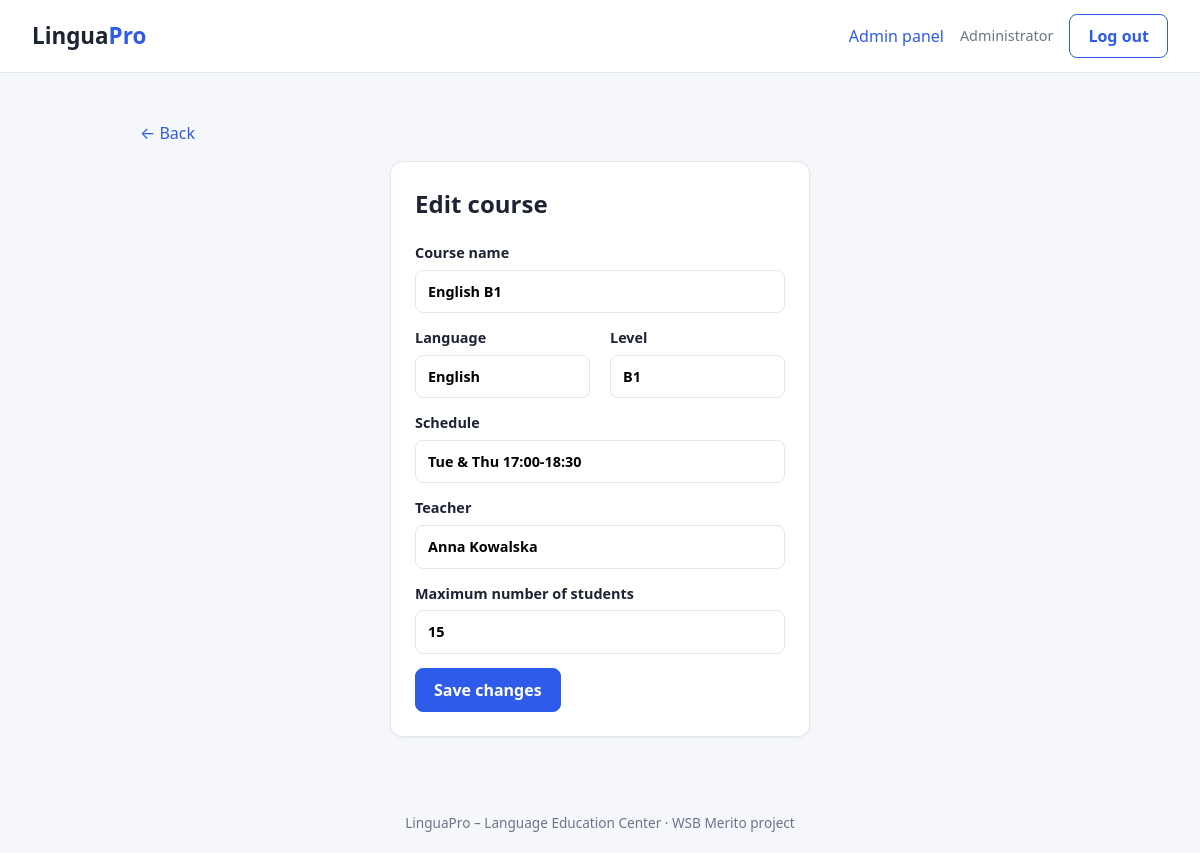
The app's page /admin/course/2/edit (signed in) with its own data.
### tables this page shows
CREATE TABLE courses (
    id           INTEGER PRIMARY KEY AUTOINCREMENT,
    name         TEXT NOT NULL,
    language     TEXT NOT NULL,
    level        TEXT NOT NULL,
    schedule     TEXT NOT NULL,
    teacher      TEXT NOT NULL,
    max_students INTEGER NOT NULL DEFAULT 20
);

### app.py (the view, shortened to what this page needs)
@app.route("/admin/course/<int:course_id>/edit", methods=["GET", "POST"])
@login_required("admin")
def admin_course_edit(course_id):
    db = get_db()
    course = get_course_or_404(db, course_id)
    return render_template("course_form.html", course=dict(course), course_id=course_id)

### app.py (called while the page is built)
def get_db():
    if "db" not in g:
        g.db = sqlite3.connect(DATABASE)
        g.db.row_factory = sqlite3.Row
        g.db.execute("PRAGMA foreign_keys = ON")
    return g.db

def get_course_or_404(db, course_id):
    course = db.execute("SELECT * FROM courses WHERE id = ?", (course_id,)).fetchone()
    if not course:
        abort(404)
    return course

@app.before_request
def csrf_protect():
    if "csrf" not in session:
        session["csrf"] = secrets.token_hex(16)
    if request.method == "POST":
        token = request.form.get("csrf", "")
        if not secrets.compare_digest(token, session["csrf"]):
            abort(400, "Invalid form token")

@app.context_processor
def inject_globals():
    return {"csrf_token": session.get("csrf", ""),
            "current_role": session.get("role"),
            "current_name": session.get("name")}

def login_required(role):
    def decorator(view):
        @wraps(view)
        def wrapped(*args, **kwargs):
            if session.get("role") != role:
                flash("Please log in to continue.", "error")
                return redirect(url_for("login"))
            return view(*args, **kwargs)
        return wrapped
    return decorator

### templates/course_form.html (shortened to what this page needs)
{% extends "base.html" %}
{% set editing = course_id is not none %}
{% block content %}
<p><a href="{{ url_for('admin_course', course_id=course_id) if editing else url_for('admin_dashboard') }}">← Back</a></p>
<section class="card narrow">
  <h2>{{ 'Edit course' if editing else 'Add course' }}</h2>
  <form method="post">
    <label>Course name
      <input name="name" required placeholder="e.g. English B1" value="{{ course.get('name', '') }}">
    </label>
    <div class="grid-2">
      <label>Language
        <input name="language" required placeholder="e.g. English" value="{{ course.get('language', '') }}">
      </label>
      <label>Level
        <input name="level" required placeholder="e.g. B1" value="{{ course.get('level', '') }}">
      </label>
    </div>
    <label>Schedule
      <input name="schedule" required placeholder="e.g. Mon & Wed 17:00-18:30" value="{{ course.get('schedule', '') }}">
    </label>
    <label>Teacher
      <input name="teacher" required value="{{ course.get('teacher', '') }}">
    </label>
    <label>Maximum number of students
      <input name="max_students" type="number" min="1" max="500" required
             value="{{ course.get('max_students', '') }}">
    </label>
    <button class="btn" type="submit">{{ 'Save changes' if editing else 'Add course' }}</button>
  </form>
</section>
{% endblock %}

### static/style.css (style rules this page uses)
:root { --bg: #f5f7fb; --card: #ffffff; --text: #1c2433; --muted: #6b7587; --primary: #2f5bea; --primary-dark: #2346c0; --danger: #d64545; --border: #e1e6ef; --success-bg: #e6f6ec; --success-text: #1d6b3a; --error-bg: #fdecec; --error-text: #9b2c2c; }
* { box-sizing: border-box; }
body { margin: 0; font-family: "Segoe UI", system-ui, -apple-system, Roboto, Arial, sans-serif; background: var(--bg); color: var(--text); line-height: 1.5; min-height: 100vh; display: flex; flex-direction: column; }
a { color: var(--primary); text-decoration: none; }
.card { background: var(--card); border: 1px solid var(--border); border-radius: 12px; padding: 24px; margin-bottom: 24px; box-shadow: 0 1px 3px rgba(20, 30, 60, 0.04); }
.card.narrow { max-width: 420px; margin-left: auto; margin-right: auto; }
h2, h3 { margin-top: 0; }
label { display: block; font-weight: 600; font-size: 0.9rem; margin-bottom: 14px; }
input[type="text"], input[type="password"], input:not([type]), input[name] { width: 100%; margin-top: 6px; padding: 10px 12px; border: 1px solid var(--border); border-radius: 8px; font: inherit; background: #fff; }
.grid-2 { display: grid; grid-template-columns: 1fr 1fr; gap: 0 20px; }
.btn { display: inline-block; background: var(--primary); color: #fff; border: 1px solid var(--primary); padding: 9px 18px; border-radius: 8px; font: inherit; font-weight: 600; cursor: pointer; }

### records on screen
courses: name "English B1", language "English", level "B1", schedule "Tue & Thu 17:00-18:30", teacher "Anna Kowalska"

### other values on screen
{{ current_name }} "Administrator"
{{ 'Edit course' if editing else 'Add course' }} "Edit course"
{{ 'Save changes' if editing else 'Add course' }} "Save changes"
